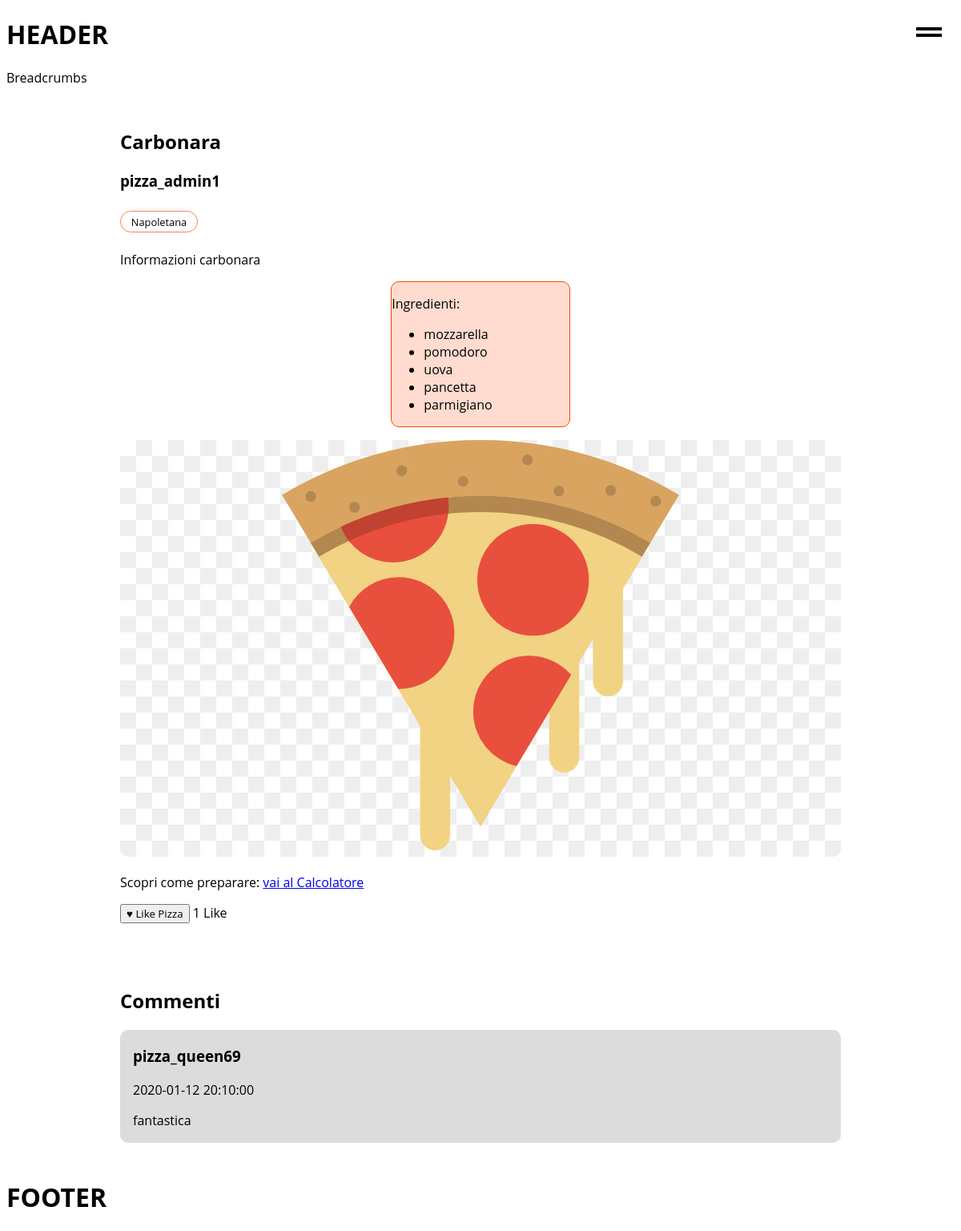
The page /pages/php/ricetta.php?id=3 on the database its author committed.
### tables this page shows
CREATE TABLE ricette (
    id INT AUTO_INCREMENT,
    nome VARCHAR(50) NOT NULL,
    vegetariana BOOLEAN DEFAULT FALSE,
    tipo VARCHAR(20) NOT NULL, 
    ingredienti TEXT NOT NULL,
    informazioni TEXT NOT NULL,
    autore INT NOT NULL,
    nome_immagine VARCHAR(255) DEFAULT "default.jpg",
    PRIMARY KEY (id),
    UNIQUE (nome),
    FOREIGN KEY (autore) REFERENCES utenti (id)
);

CREATE TABLE utenti (
    id INT AUTO_INCREMENT,
    email VARCHAR(50) NOT NULL,
    pword VARCHAR(256) NOT NULL,
    username VARCHAR(20) NOT NULL,
    is_admin BOOLEAN DEFAULT FALSE,
    PRIMARY KEY (id),
    UNIQUE (username)
);

### scripts/php/replace.php (called while the page is built)
<?php
function replace($string_input, $array_replacements) {
  foreach ($array_replacements as $key => $value) {
    $string_input = str_replace($key, $value, $string_input);
  }
  return $string_input;
}
?>

### pages/php/ricetta.php (the view, shortened to what this page needs)
<?php
require_once(__DIR__ . "/../../scripts/php/replace.php");
$ricetta_id = $_GET['id'];
$sql = "SELECT utenti.username AS autore,
               ricette.nome AS nome,
               ricette.tipo AS tipo,
               ricette.vegetariana AS vegetariana,
               ricette.informazioni AS informazioni,
               ricette.ingredienti AS ingredienti,
               ricette.nome_immagine AS immagine
        FROM ricette JOIN utenti ON ricette.autore=utenti.id
        WHERE ricette.id=\"$ricetta_id\"";
$result = $GLOBALS["db_connection"]->query($sql);
$row = $result->fetch_assoc();
$ricetta_nome = $row["nome"];
$ricetta_autore = $row["autore"];
$ricetta_tipo = $row["tipo"];
$ricetta_informazioni = $row["informazioni"];
$ricetta_immagine = $row["immagine"];
$ricetta_vegetariana = "";
$ricetta_ingredienti = "";
$ingredienti = $row["ingredienti"];
$array_ingredienti = explode(',', $ingredienti);
foreach ($array_ingredienti as $ingrediente) {
  $ingrediente = trim($ingrediente);
  $html_ingrediente = file_get_contents(__DIR__ . "/../html/components/ricetta_ingrediente.html");
  $html_ingrediente = str_replace("<placeholder_sql_ricetta_ingrediente />", $ingrediente, $html_ingrediente);
  $ricetta_ingredienti .= $html_ingrediente . "\n";
}
$sql = "SELECT COUNT(*) AS n_likes
        FROM likes JOIN ricette ON likes.ricetta=ricette.id
        WHERE ricette.id=\"$ricetta_id\"";
$result = $GLOBALS["db_connection"]->query($sql);
$row = $result->fetch_assoc();
$ricetta_likes = $row["n_likes"];
$ricetta_commenti = "";
$html_ricetta_commento_template = file_get_contents(__DIR__ . "/../html/components/ricetta_commento.html");
$sql = "SELECT commenti.contenuto AS contenuto,
               commenti.data_ora AS data_ora,
               utenti.username AS username
        FROM commenti JOIN utenti ON commenti.autore=utenti.id
        WHERE commenti.ricetta=\"$ricetta_id\"";
$result = $GLOBALS["db_connection"]->query($sql);
while ($row = $result->fetch_assoc()) {
  $replacements_commento = [
    "<placeholder_sql_ricetta_commento_username />" => $row["username"],
    "<placeholder_sql_ricetta_commento_dataora />" => $row["data_ora"],
    "<placeholder_sql_ricetta_commento_contenuto />" => $row["contenuto"]
  ];
  $html_ricetta_commento = replace($html_ricetta_commento_template, $replacements_commento);
  $ricetta_commenti .= $html_ricetta_commento . "\n";
}
$page = file_get_contents(__DIR__ . "/../html/ricetta.html");
$replacements = [
  "<placeholder_head_default_tags />" => file_get_contents(__DIR__ . "/../html/components/head_default_tags.html"),
  "<placeholder_header />" => file_get_contents(__DIR__ . "/../html/components/header.html"),
  "<placeholder_footer />" => file_get_contents(__DIR__ . "/../html/components/footer.html"),
  "<placeholder_breadcrumbs />" => file_get_contents(__DIR__ . "/../html/components/breadcrumbs.html"),
  "<placeholder_nav />" => file_get_contents(__DIR__ . "/../html/components/nav.html"),
  "<placeholder_sql_ricetta_nome />" => $ricetta_nome,
  "<placeholder_sql_ricetta_autore />" => $ricetta_autore,
  "<placeholder_sql_ricetta_tipo />" => $ricetta_tipo,
  "<placeholder_sql_ricetta_vegetariana_tag />" => $ricetta_vegetariana,
  "<placeholder_sql_ricetta_informazioni />" => $ricetta_informazioni,
  "<placeholder_sql_ricetta_ingredienti />" => $ricetta_ingredienti,
  "<placeholder_sql_ricetta_immagine />" => $ricetta_immagine,
  "<placeholder_sql_likes />" => $ricetta_likes,
  "<placeholder_sql_ricetta_commenti />" => $ricetta_commenti
];
echo replace($page, $replacements);
?>

### styles/style.css (style rules this page uses)
main { width: fit-content; max-width: 1024px; margin: auto; padding: 1em; }
.ricette-tags { padding: 0; }
.ricetta-tag-pizza { display: inline-block; list-style-type: none; padding: 0.3em 1em; margin: 0.5em 0em; border-radius: 5em; border: 1px solid coral; font-size: 0.8em; }
.ricetta-image { width: 100%; border-radius: 10px; }
.commenti { margin-top: 5em; }
.commento { background-color: rgb(220, 220, 220); border-radius: 10px; padding: 0.1em 1em; margin: 0.5em 0em; }
.ricetta-ingredienti-container { width: fit-content; margin: 1em auto; padding-right: 6em; background-color: rgb(255, 220, 207); border: 1px solid orangered; border-radius: 10px; }
* { font-family: "Open Sans", sans-serif; }
#main-navigation-toggle ~ label { cursor: pointer; position: fixed; right: 1rem; top: 1rem; z-index: 100; background-color: white; }
#main-navigation-toggle ~ label span { display: block; height: 2rem; padding: 0.5rem; position: relative; transition: transform calc(var(--td) * 3) var(--te); width: 2rem; }
#main-navigation-toggle ~ label span::before, #main-navigation-toggle ~ label span::after { background-color: #000; bottom: 0; content: ""; height: 4px; margin: auto; position: absolute; left: 0; right: 0; top: 0; width: calc(100% - 1em); transition: all 0.3s; }
#main-navigation-toggle ~ label span::before { transform: rotate(0) translateY(-100%); }
#main-navigation-toggle ~ label span::after { transform: rotate(0) translateY(100%); }

### rows shown on the page
ricette: replace($page, $replacements) "HEADER Breadcrumbs Carbonara pizza_admin1 Napoletana Informazioni carbonara Ingredienti: mozzarella pomodoro uova pancetta parmigiano Scopri come preparare: vai al Calcolatore ♥ Like Pizza 1 Like Commenti pizza_queen69 2020-01-12 20:10:00 fantastica FOOTER", nome_immagine+informazioni+tipo (placeholder picture)
